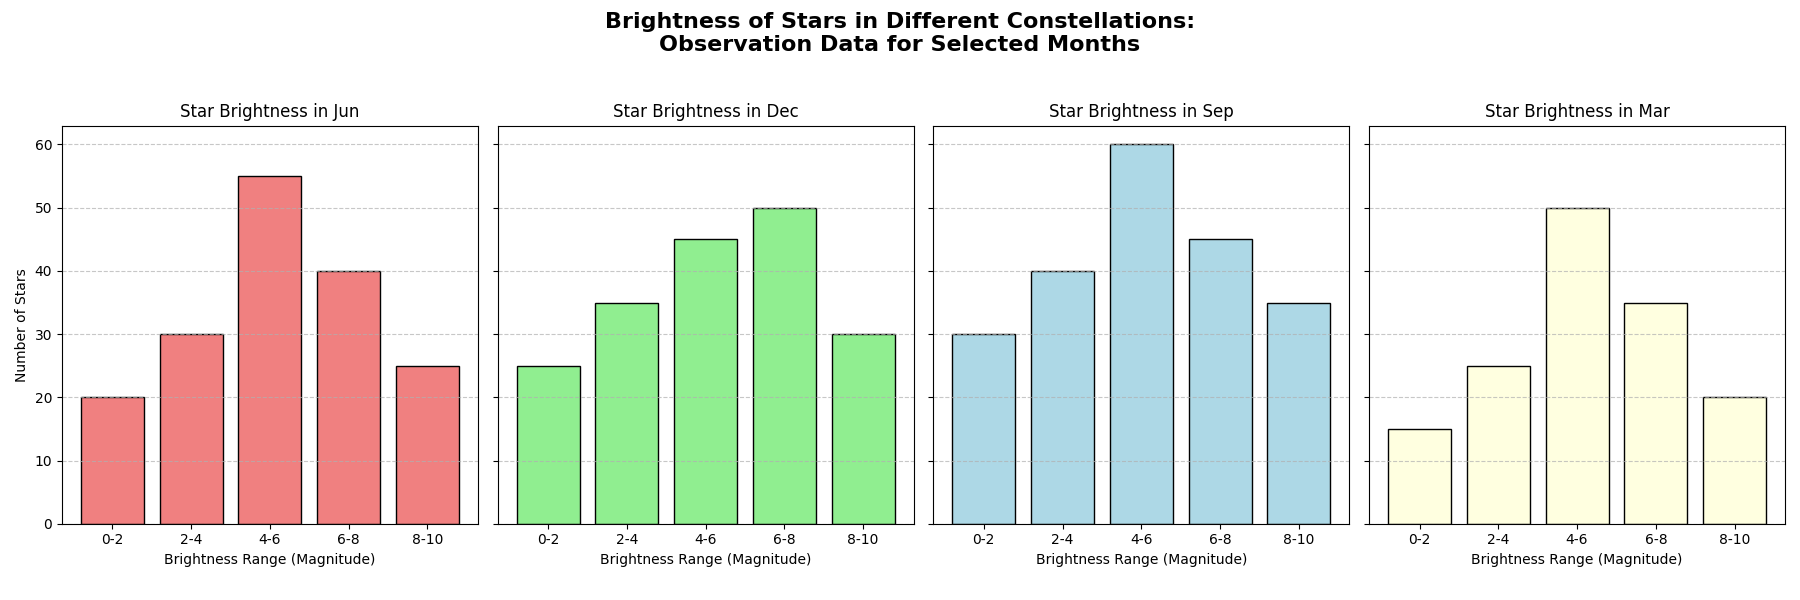

The Python source for this figure:
import matplotlib.pyplot as plt
import numpy as np

brightness_bins = ['0-2', '2-4', '4-6', '6-8', '8-10']
stars_jun = [20, 30, 55, 40, 25]
stars_dec = [25, 35, 45, 50, 30]
# Additional data for two more months
stars_sep = [30, 40, 60, 45, 35]
stars_mar = [15, 25, 50, 35, 20]

fig, axs = plt.subplots(1, 4, figsize=(18, 6), sharey=True)

axs[0].bar(brightness_bins, stars_jun, color='lightcoral', edgecolor='black')
axs[0].set_title('Star Brightness in Jun')
axs[0].set_xlabel('Brightness Range (Magnitude)')
axs[0].set_ylabel('Number of Stars')
axs[0].grid(axis='y', linestyle='--', alpha=0.7)

axs[1].bar(brightness_bins, stars_dec, color='lightgreen', edgecolor='black')
axs[1].set_title('Star Brightness in Dec')
axs[1].set_xlabel('Brightness Range (Magnitude)')
axs[1].grid(axis='y', linestyle='--', alpha=0.7)

# Plotting additional data for September
axs[2].bar(brightness_bins, stars_sep, color='lightblue', edgecolor='black')
axs[2].set_title('Star Brightness in Sep')
axs[2].set_xlabel('Brightness Range (Magnitude)')
axs[2].grid(axis='y', linestyle='--', alpha=0.7)

# Plotting additional data for March
axs[3].bar(brightness_bins, stars_mar, color='lightyellow', edgecolor='black')
axs[3].set_title('Star Brightness in Mar')
axs[3].set_xlabel('Brightness Range (Magnitude)')
axs[3].grid(axis='y', linestyle='--', alpha=0.7)

fig.suptitle('Brightness of Stars in Different Constellations:\nObservation Data for Selected Months', fontsize=16, fontweight='bold')
plt.tight_layout(rect=[0, 0.03, 1, 0.95])

plt.show()
